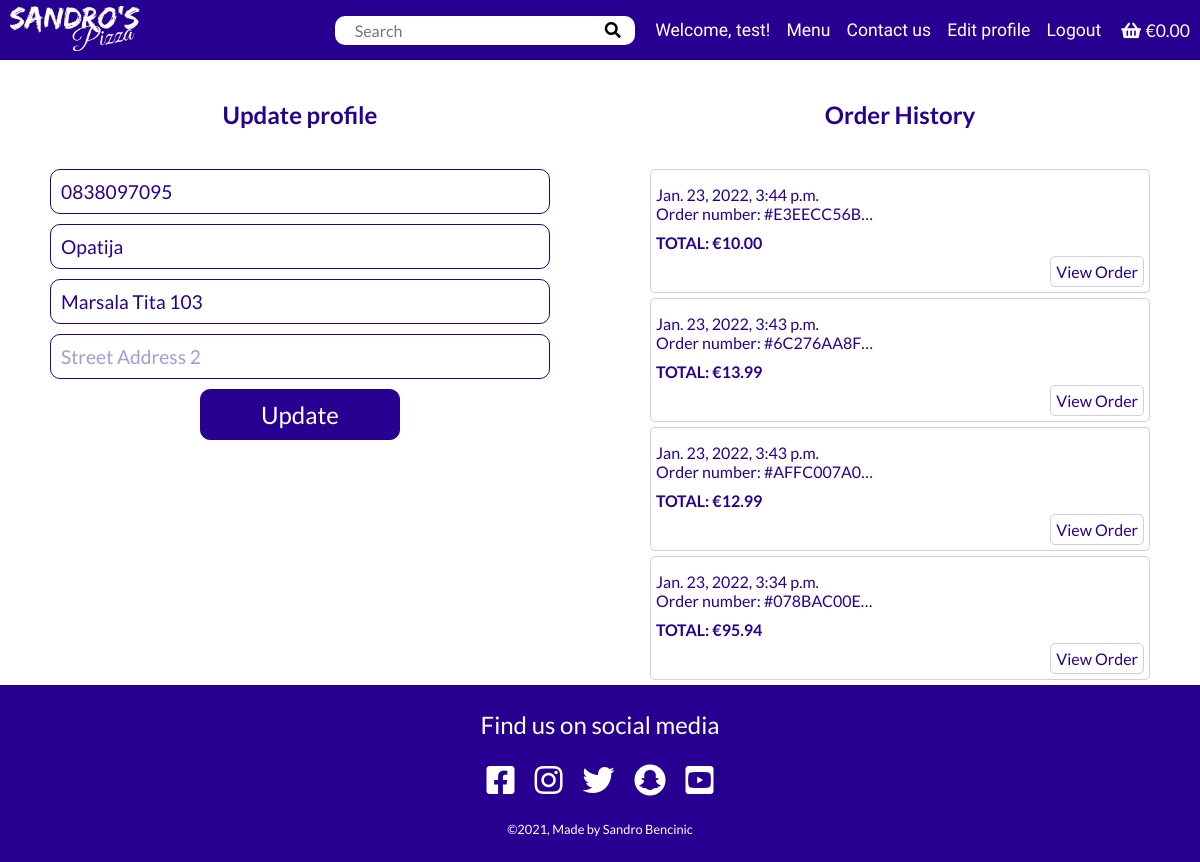
Page /profiles/profile/ (signed in) on the committed database.
### profiles/models.py (models this page shows, shortened)
class UserProfile(models.Model):
    user = models.OneToOneField(User, on_delete=models.CASCADE)
    default_phone_number = models.CharField(
        max_length=20, null=True, blank=True)
    default_city = models.CharField(
        max_length=40, null=True, blank=True)
    default_street_address1 = models.CharField(
        max_length=80, null=True, blank=True)
    default_street_address2 = models.CharField(
        max_length=80, null=True, blank=True)

### checkout/models.py (models this page shows, shortened)
class Order(models.Model):
    user_profile = models.ForeignKey(
        UserProfile, on_delete=models.SET_NULL,
        null=True, blank=True, related_name='orders')
    full_name = models.CharField(max_length=100)
    email = models.EmailField(max_length=100)
    phone_number = models.CharField(max_length=100)
    street_address1 = models.CharField(max_length=100)
    street_address2 = models.CharField(max_length=100, null=True, blank=True)
    city = models.CharField(max_length=100)
    date = models.DateTimeField(auto_now_add=True)
    order_number = models.CharField(max_length=32, editable=False)
    order_total = models.DecimalField(
        max_digits=10, decimal_places=2, default=0, null=True)
    original_bag = models.TextField(null=False, blank=False, default='')
    stripe_pid = models.CharField(
        max_length=254, null=False, blank=False, default='')

### profiles/views.py (the view)
# urls.py: path('profile/', profile, name='profile'),
@login_required
def profile(request):
    profile = get_object_or_404(UserProfile, user=request.user)
    if request.method == 'POST':
        form = UserProfileForm(request.POST, instance=profile)
        if form.is_valid():
            form.save()
            messages.success(request, 'Profile updated successfully')
    form = UserProfileForm(instance=profile)
    orders = profile.orders.all()[::-1]
    context = {
        'form': form,
        'orders': orders
    }
    return render(request, 'profiles/profile.html', context)

### profiles/forms.py
class UserProfileForm(forms.ModelForm):
    class Meta:
        model = UserProfile
        exclude = ('user',)
    def __init__(self, *args, **kwargs):
        super().__init__(*args, **kwargs)
        placeholders = {
            'default_phone_number': 'Phone Number',
            'default_city': 'City',
            'default_street_address1': 'Street Address 1',
            'default_street_address2': 'Street Address 2',
        }
        self.fields['default_phone_number'].widget.attrs['autofocus'] = True
        for field in self.fields:
            if self.fields[field].required:
                placeholder = f'{placeholders[field]} *'
            else:
                placeholder = placeholders[field]
            self.fields[field].widget.attrs['placeholder'] = placeholder
            self.fields[field].label = False

### order/contexts.py (called while the page is built, shortened)
def contexts(request):
    bag_items = []
    grand_total = 0
    if request.user.is_authenticated:
        delivery_fee = 0
    else:
        delivery_fee = 2
    grand_total += delivery_fee
    order_time = None
    bag = request.session.get('bag', {})
    context = {
        'bag_items': bag_items,
        'grand_total': grand_total,
        'order_time': order_time,
        'delivery_fee': delivery_fee,
    }
    return context

### profiles/templates/profiles/profile.html (shortened to what this page needs)
{% extends 'base.html' %}
{% load static %}
{% block content %}
    <div class="profile-container">
        <div class="update-profile">
            <h2 class="update-profile__title">Update profile</h2>
            <form class="update-profile-form" action="{% url 'profile' %}" method="post">
                {{ form.as_p }}
                <button class="btn btn--update-profile" type="submit">Update</button>
            </form>
        </div>
        <div class="orderhistory">
            <h2 class="orderhistory__title">Order History</h2>
            {% if orders|length == 0  %}
                <p class="orderhistory__text">Your order history is empty.</p>
            {% else %}
                {% for order in orders %}
                    <div class="orderhistory__item">
                        <p class="orderhistory__date">{{ order.date }}</p>
                        <p class="orderhistory__number">Order number: #{{ order.order_number|truncatechars:10 }}</p>
                        <p class="orderhistory__total">TOTAL: €{{ order.order_total }}</p>
                        <a class="orderhistory__btn" href="{% url 'saved_order' order.order_number %}">View Order</a>
                    </div>
                {% endfor %}
            {% endif %}
        </div>
    </div>
{% endblock content %}

### templates/base.html (shortened to what this page needs)
{% load static %}
<!DOCTYPE html>
<html lang="en">
<head>
    <link rel="stylesheet" href="https://use.fontawesome.com/releases/v5.15.4/css/all.css">
    <link rel="stylesheet" href="https://cdnjs.cloudflare.com/ajax/libs/animate.css/4.1.1/animate.min.css">
    <link rel="stylesheet" href="{% static 'css/style.css' %}">
</head>
<body>
    <header class="navbar">
        <nav class="navbar__container">
            <a href="{% url 'index' %}">
                <img class="navbar__logo" src="{% static 'images/logo_bw.webp' %}" alt="Sandros pizza logo">
            </a>
            <div class="navbar__desktop-menu">
                <form class="navbar__search" action="{% url 'menu' %}" method="get" style="margin-right: 20px;">
                    <input class="search__input" type="text" name="q" id="q" placeholder="Search">
                    <button class="search__btn">
                        <i class="fas fa-search"></i>
                    </button>
                </form>
                <ul class="navbar__links">
                    {% if user.is_authenticated %}
                    <li class="navbar__user-desktop">
                        Welcome, {{ request.user }}!
                    </li>
                    {% endif %}
                    <li class="navbar__link">
                        <a href="{% url 'menu' %}">Menu</a>
                    </li>
                    <li class="navbar__link">
                        <a href="{% url 'contact' %}">Contact us</a>
                    </li>
                    {% if user.is_authenticated %}
                    <li class="navbar__link">
                        <a href="{% url 'profile' %}">Edit profile</a>
                    </li>
                    <li class="navbar__link">
                        <a href="{% url 'account_logout' %}">Logout</a>
                    </li>
                    {% endif %}
                    <li class="navbar__link" style="margin-left: 20px;">
                        <a href="{% url 'order' %}">
                            <i class="fas fa-shopping-basket"></i>
                            {% if bag_items %}
                            <span>€{{ grand_total|floatformat:2 }}</span>
                            {% else %}
                            <span>€0.00</span>
                            {% endif %}
                        </a>
                    </li>
                </ul>
            </div>
        </nav>
    </header>
    <div class="main-container">
        {% block content %}
        {% endblock content %}
    </div>
    <footer class="footer">
        <p class="footer__title">Find us on social media</p>
        <ul class="footer__links">
        <li>
            <a href="https://www.facebook.com/" target="_blank"
            aria-label="link to facebook (opens in new tab)" rel="noopener">
            <i class="fab fa-facebook-square"></i>
            </a>
        </li>
        <li>
            <a href="https://www.instagram.com/" target="_blank"
            aria-label="link to instagram (opens in new tab)" rel="noopener">
            <i class="fab fa-instagram"></i>
            </a>
        </li>
        <li>
            <a href="https://twitter.com/" target="_blank"
            aria-label="link to twitter (opens in new tab)" rel="noopener">
            <i class="fab fa-twitter"></i>
            </a>
        </li>
        <li>
            <a href="https://www.snapchat.com/" target="_blank"
            aria-label="link to snapchat (opens in new tab)" rel="noopener">
            <i class="fab fa-snapchat"></i>
            </a>
        </li>
        <li>
            <a href="https://www.youtube.com/" target="_blank"
            aria-label="link to youtube (opens in new tab)" rel="noopener">
            <i class="fab fa-youtube-square"></i>
            </a>
        </li>
        </ul>
        <p class="footer__copyright">©2021, Made by Sandro Bencinic</p>
    </footer>
</body>
</html>

### rows in the picture
UserProfile: default_phone_number "0838097095", default_city "Opatija", default_street_address1 "Marsala Tita 103"
Order: date "Jan. 23, 2022, 3:44 p.m.", order_number "E3EECC56B…", order_total "10.00"
Order: date "Jan. 23, 2022, 3:43 p.m.", order_number "6C276AA8F…", order_total "13.99"
Order: date "Jan. 23, 2022, 3:43 p.m.", order_number "AFFC007A0…", order_total "12.99"
Order: date "Jan. 23, 2022, 3:34 p.m.", order_number "078BAC00E…", order_total "95.94"

### other values in the picture
{{ request.user }} "test"
